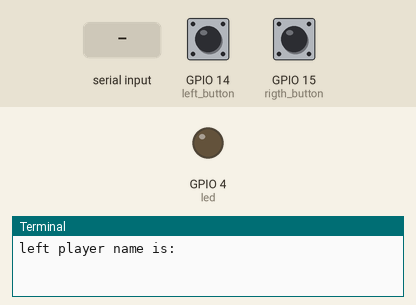
This program was run on a simulated Raspberry Pi (BCM pin numbers). Shown: output pins drawn as LEDs (lit = HIGH), the last lines printed to the terminal. The test bench sets the inputs (shaded band); at power-on: GPIO 14 (left_button) HIGH, GPIO 15 (rigth_button) HIGH. Random numbers come from a fixed seed.

Above: at 1.2 s.
1.3 s: "1" typed at the terminal, then Enter
2.8 s: "0" typed at the terminal, then Enter
At 4.0 s:
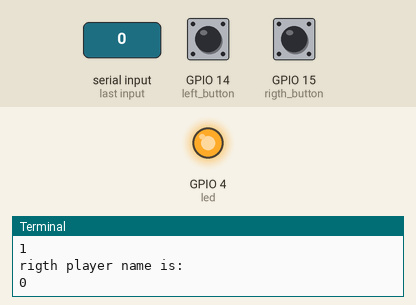
Timing chart, 0 to 10.0 s (numbered marks = the images above; inputs shaded):
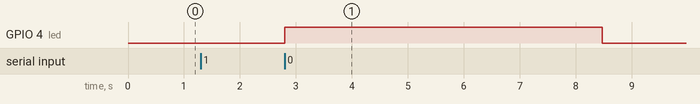

The program:

reaction.py
```python
import RPi.GPIO as GPIO
import time
import random

left_name = raw_input('left player name is: ')
rigth_name = raw_input('rigth player name is: ')

names = [left_name,rigth_name]

GPIO.setmode(GPIO.BCM)
GPIO.setwarnings(False)

led = 4
rigth_button = 15
left_button = 14


GPIO.setup(led,GPIO.OUT)
GPIO.setup(rigth_button,GPIO.IN,GPIO.PUD_UP)
GPIO.setup(left_button,GPIO.IN,GPIO.PUD_UP)


GPIO.output(led,1)

time.sleep(random.uniform(5,10))

GPIO.output(led,0)

while True:
  if GPIO.input(left_button) == False:
    print(names[0] + " won")
    break
  if GPIO.input(rigth_button) == False:
    print(names[1] + " won")
    break


GPIO.cleanup()
```

Measured:
- after the input at 2.8 s, GPIO 4 (led): LOW → HIGH at once, → LOW 5.7 s later
